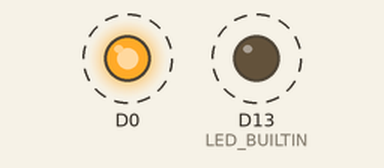
Recording of a sketch running on a simulated Seeed XIAO (SAMD21). Shown: output pins drawn as LEDs (lit = HIGH). Dashed ring = blinking. What the sketch prints to the serial monitor is not drawn.

Above: at 0.2 s.
Timing chart, 0 to 3.0 s (numbered marks = the images above):
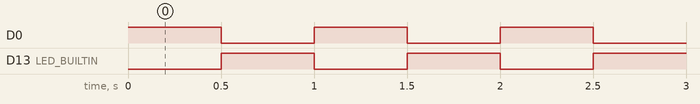

Measured:
- by itself, D0, D13 (LED_BUILTIN): alternates HIGH for 0.50 s and LOW for 0.50 s

The sketch:

xiao_blink.ino
```cpp
// Blink on a Seeed XIAO RP2040: D0 (GP26) drives an LED through 220 ohm, 500 ms on / 500 ms off,
// the on-board user LED (GP17, active low) follows it, and USB serial says what happened.
void setup() {
  Serial.begin(115200);
  pinMode(D0, OUTPUT);
  pinMode(LED_BUILTIN, OUTPUT);
}

unsigned long n = 0;

void loop() {
  digitalWrite(D0, HIGH);
  digitalWrite(LED_BUILTIN, LOW);
  Serial.print("LED on ");
  Serial.println(n);
  delay(500);
  digitalWrite(D0, LOW);
  digitalWrite(LED_BUILTIN, HIGH);
  Serial.print("LED off ");
  Serial.println(millis());
  n++;
  delay(500);
}
```
